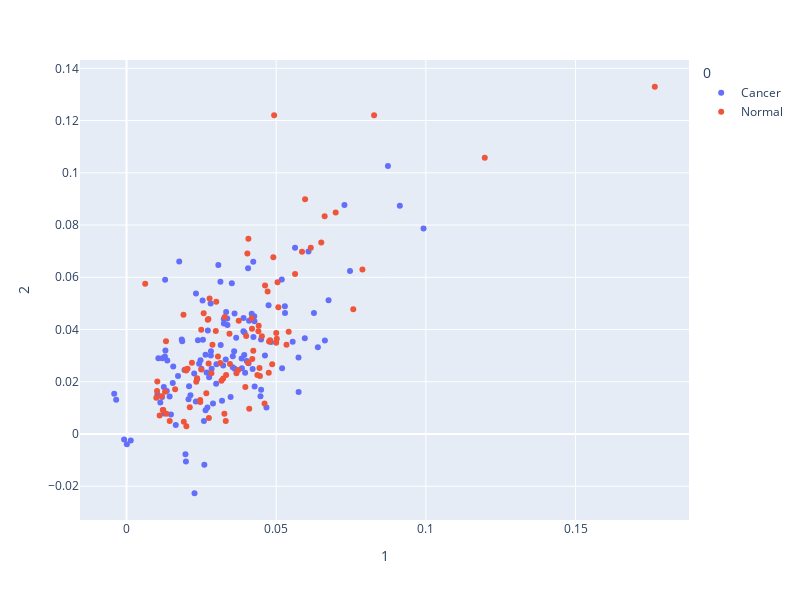

Write notebook code for a chart like this one.
### Code cell
fig = px.scatter(df, x= 1, y= 2, color = 0, width=800, height=600)
fig.show()
